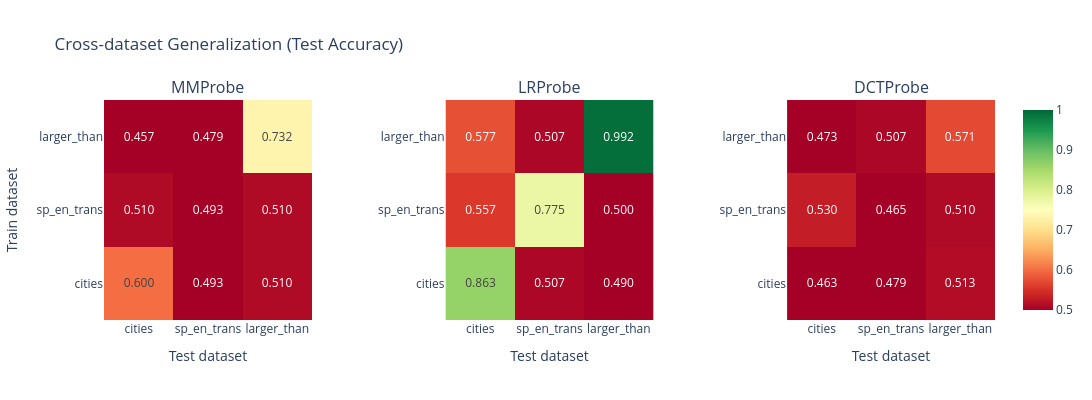

The code cell stored with this chart in its notebook:
### Markdown cell above
# Cross-dataset generalization

### Code cell
def compute_generalization_matrix(
    train_acts: dict[str, Float[Tensor, "n d"]],
    train_labels: dict[str, Float[Tensor, " n"]],
    test_acts: dict[str, Float[Tensor, "n d"]],
    test_labels: dict[str, Float[Tensor, " n"]],
    dataset_names: list[str],
    probe_cls: type,
) -> Float[Tensor, "n_datasets n_datasets"]:
    """
    Compute a generalization matrix: entry (i, j) is the test accuracy of a probe trained on dataset i
    and evaluated on dataset j.

    Args:
        train_acts, train_labels: Training data per dataset.
        test_acts, test_labels: Test data per dataset.
        dataset_names: Names of datasets (determines matrix ordering).
        probe_cls: Probe class to use (MMProbe or LRProbe), must have from_data and pred methods.

    Returns:
        Tensor of shape [n_datasets, n_datasets] with accuracy values.
    """
    n = len(dataset_names)
    matrix = t.zeros(n, n)
    for i, train_name in enumerate(dataset_names):
        probe = probe_cls.from_data(train_acts[train_name], train_labels[train_name])
        for j, test_name in enumerate(dataset_names):
            preds = probe.pred(test_acts[test_name])
            acc = (preds == test_labels[test_name]).float().mean().item()
            matrix[i, j] = acc
    return matrix


mm_matrix = compute_generalization_matrix(train_acts, train_labels, test_acts, test_labels, DATASET_NAMES, MMProbe)
lr_matrix = compute_generalization_matrix(train_acts, train_labels, test_acts, test_labels, DATASET_NAMES, LRProbe)

dct_factory = DCTProbeFactory(V, top_indices)
dct_matrix = compute_generalization_matrix(
    train_acts, train_labels, test_acts, test_labels,
    DATASET_NAMES, dct_factory,
)

assert mm_matrix.shape == (3, 3), f"Wrong shape: {mm_matrix.shape}"
#assert (mm_matrix.diag() > 0.5).all(), "In-distribution accuracy should be at least 60%"

# Heatmap visualization
fig = make_subplots(rows=1, cols=3, subplot_titles=["MMProbe", "LRProbe", "DCTProbe"], horizontal_spacing=0.15)

for idx, (matrix, name) in enumerate([(mm_matrix, "MM"), (lr_matrix, "LR"), (dct_matrix, "DCT")]):
    text_vals = [[f"{matrix[i, j]:.3f}" for j in range(len(DATASET_NAMES))] for i in range(len(DATASET_NAMES))]
    fig.add_trace(
        go.Heatmap(
            z=matrix.numpy(),
            x=DATASET_NAMES,
            y=DATASET_NAMES,
            text=text_vals,
            texttemplate="%{text}",
            colorscale="RdYlGn",
            zmin=0.5,
            zmax=1.0,
            showscale=(idx == 2),
        ),
        row=1,
        col=idx + 1,
    )
    fig.update_yaxes(title_text="Train dataset" if idx == 0 else "", row=1, col=idx + 1)
    fig.update_xaxes(title_text="Test dataset", row=1, col=idx + 1)

fig.update_layout(title="Cross-dataset Generalization (Test Accuracy)", height=400, width=1100)
fig.show()

# Cosine similarity between probe directions
mm_directions = {name: MMProbe.from_data(train_acts[name], train_labels[name]).direction for name in DATASET_NAMES}
lr_directions = {name: LRProbe.from_data(train_acts[name], train_labels[name]).direction for name in DATASET_NAMES}

print("\nPairwise cosine similarity between probe directions:")
for probe_name, directions in [("MM", mm_directions), ("LR", lr_directions)]:
    print(f"\n  {probe_name}Probe:")
    for i, n1 in enumerate(DATASET_NAMES):
        for j, n2 in enumerate(DATASET_NAMES):
            if j > i:
                d1 = directions[n1] / directions[n1].norm()
                d2 = directions[n2] / directions[n2].norm()
                print(f"    {n1} vs {n2}: {(d1 @ d2).item():.4f}")

### Figure 1 — Plotly figure (JSON) as saved in the notebook; plotly's stock layout.template omitted (floating-point values rounded to 4 significant figures)
{"data": [{"colorscale": [[0, "rgb(165,0,38)"], [0.1, "rgb(215,48,39)"], [0.2, "rgb(244,109,67)"], [0.3, "rgb(253,174,97)"], [0.4, "rgb(254,224,139)"], [0.5, "rgb(255,255,191)"], [0.6, "rgb(217,239,139)"], [0.7, "rgb(166,217,106)"], [0.8, "rgb(102,189,99)"], [0.9, "rgb(26,152,80)"], [1, "rgb(0,104,55)"]], "showscale": false, "text": [["0.600", "0.493", "0.510"], ["0.510", "0.493", "0.510"], ["0.457", "0.479", "0.732"]], "texttemplate": "%{text}", "type": "heatmap", "x": ["cities", "sp_en_trans", "larger_than"], "xaxis": "x", "y": ["cities", "sp_en_trans", "larger_than"], "yaxis": "y", "z": [[0.6, 0.493, 0.5101], [0.51, 0.493, 0.5101], [0.4567, 0.4789, 0.7323]], "zmax": 1, "zmin": 0.5}, {"colorscale": [[0, "rgb(165,0,38)"], [0.1, "rgb(215,48,39)"], [0.2, "rgb(244,109,67)"], [0.3, "rgb(253,174,97)"], [0.4, "rgb(254,224,139)"], [0.5, "rgb(255,255,191)"], [0.6, "rgb(217,239,139)"], [0.7, "rgb(166,217,106)"], [0.8, "rgb(102,189,99)"], [0.9, "rgb(26,152,80)"], [1, "rgb(0,104,55)"]], "showscale": false, "text": [["0.863", "0.507", "0.490"], ["0.557", "0.775", "0.500"], ["0.577", "0.507", "0.992"]], "texttemplate": "%{text}", "type": "heatmap", "x": ["cities", "sp_en_trans", "larger_than"], "xaxis": "x2", "y": ["cities", "sp_en_trans", "larger_than"], "yaxis": "y2", "z": [[0.8633, 0.507, 0.4899], [0.5567, 0.7746, 0.5], [0.5767, 0.507, 0.9924]], "zmax": 1, "zmin": 0.5}, {"colorscale": [[0, "rgb(165,0,38)"], [0.1, "rgb(215,48,39)"], [0.2, "rgb(244,109,67)"], [0.3, "rgb(253,174,97)"], [0.4, "rgb(254,224,139)"], [0.5, "rgb(255,255,191)"], [0.6, "rgb(217,239,139)"], [0.7, "rgb(166,217,106)"], [0.8, "rgb(102,189,99)"], [0.9, "rgb(26,152,80)"], [1, "rgb(0,104,55)"]], "showscale": true, "text": [["0.463", "0.479", "0.513"], ["0.530", "0.465", "0.510"], ["0.473", "0.507", "0.571"]], "texttemplate": "%{text}", "type": "heatmap", "x": ["cities", "sp_en_trans", "larger_than"], "xaxis": "x3", "y": ["cities", "sp_en_trans", "larger_than"], "yaxis": "y3", "z": [[0.4633, 0.4789, 0.5126], [0.53, 0.4648, 0.5101], [0.4733, 0.507, 0.5707]], "zmax": 1, "zmin": 0.5}], "layout": {"annotations": [{"font": {"size": 16}, "showarrow": false, "text": "MMProbe", "x": 0.1167, "xanchor": "center", "xref": "paper", "y": 1, "yanchor": "bottom", "yref": "paper"}, {"font": {"size": 16}, "showarrow": false, "text": "LRProbe", "x": 0.5, "xanchor": "center", "xref": "paper", "y": 1, "yanchor": "bottom", "yref": "paper"}, {"font": {"size": 16}, "showarrow": false, "text": "DCTProbe", "x": 0.8833, "xanchor": "center", "xref": "paper", "y": 1, "yanchor": "bottom", "yref": "paper"}], "height": 400, "title": {"text": "Cross-dataset Generalization (Test Accuracy)"}, "width": 1100, "xaxis": {"anchor": "y", "domain": [0, 0.2333], "title": {"text": "Test dataset"}}, "xaxis2": {"anchor": "y2", "domain": [0.3833, 0.6167], "title": {"text": "Test dataset"}}, "xaxis3": {"anchor": "y3", "domain": [0.7667, 1.0], "title": {"text": "Test dataset"}}, "yaxis": {"anchor": "x", "domain": [0, 1], "title": {"text": "Train dataset"}}, "yaxis2": {"anchor": "x2", "domain": [0, 1], "title": {"text": ""}}, "yaxis3": {"anchor": "x3", "domain": [0, 1], "title": {"text": ""}}}}
